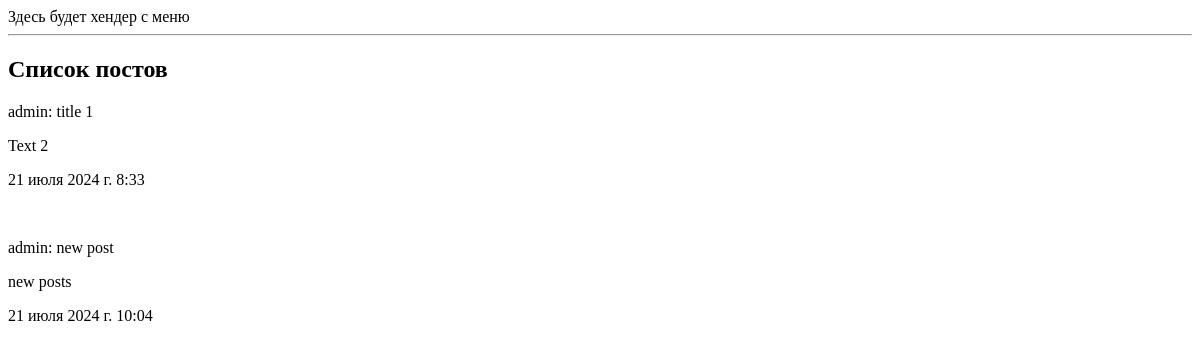
The page /blog/post/ on the database as committed earlier.
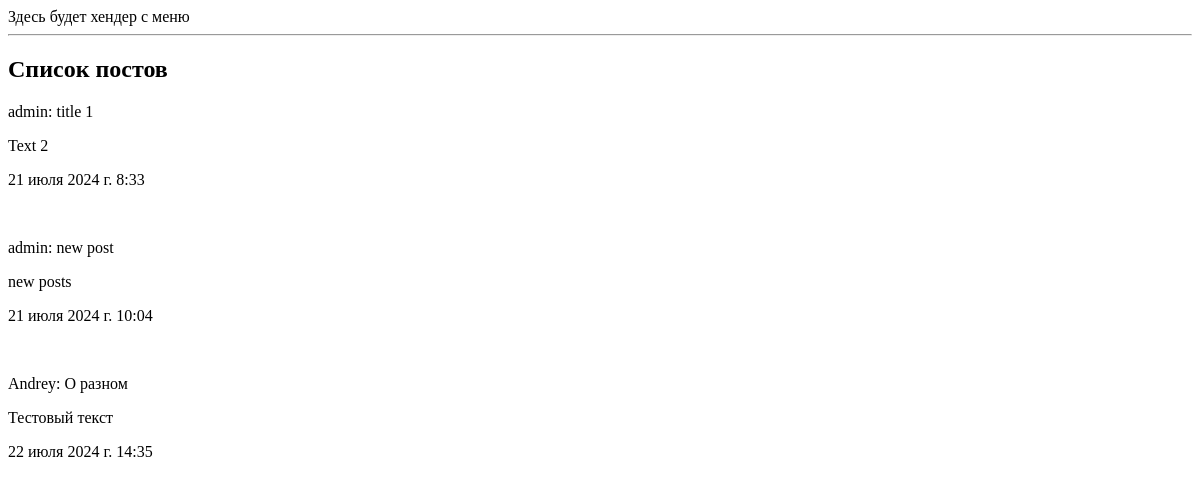
The same page on the database as committed later.
### blog/models.py (models this page shows, shortened)
class Post(models.Model):
    author = models.CharField(max_length=50, verbose_name='Автор')
    title = models.CharField(max_length=200, verbose_name='Заголовок')
    text = models.TextField(verbose_name='Текст поста')
    created_at = models.DateTimeField(default=timezone.now, verbose_name='Опубликовано',
                                      editable=False)  # Параметр 'editable' отключает возможность для редактирования
    class Meta:  # Настроечный класс
        verbose_name = 'Пост'
        verbose_name_plural = 'Посты'

### blog/views.py (the view)
# urls.py: path('post/', post_list, name='post_list'),
def post_list(request):
    posts = Post.objects.all()
    context = {
        'title': 'Посты',
        'posts': posts
    }
    return render(request, template_name='blog/posts.html', context=context)

### blog/templates/blog/posts.html
{% extends 'blog/base.html' %}
{% block content %}
<h2>Список постов</h2>
{% for post in posts %}
    <p>{{post.author}}: {{post.title}}</p>
    <p>{{post.text}}</p>
    <p>{{post.created_at}}</p>
    <br>
{% endfor %}
{% endblock content %}

### blog/templates/blog/base.html (shortened to what this page needs)
<!DOCTYPE html>
<html lang="en">
<head>
</head>
<body>
Здесь будет хендер с меню
<hr>
{% block content %}
{% endblock content %}
</body>
</html>

Rows that differ between the two databases and show on the page:
added Post: author "Andrey", title "О разном", text "Тестовый текст", created_at "22 июля 2024 г. 14:35"
